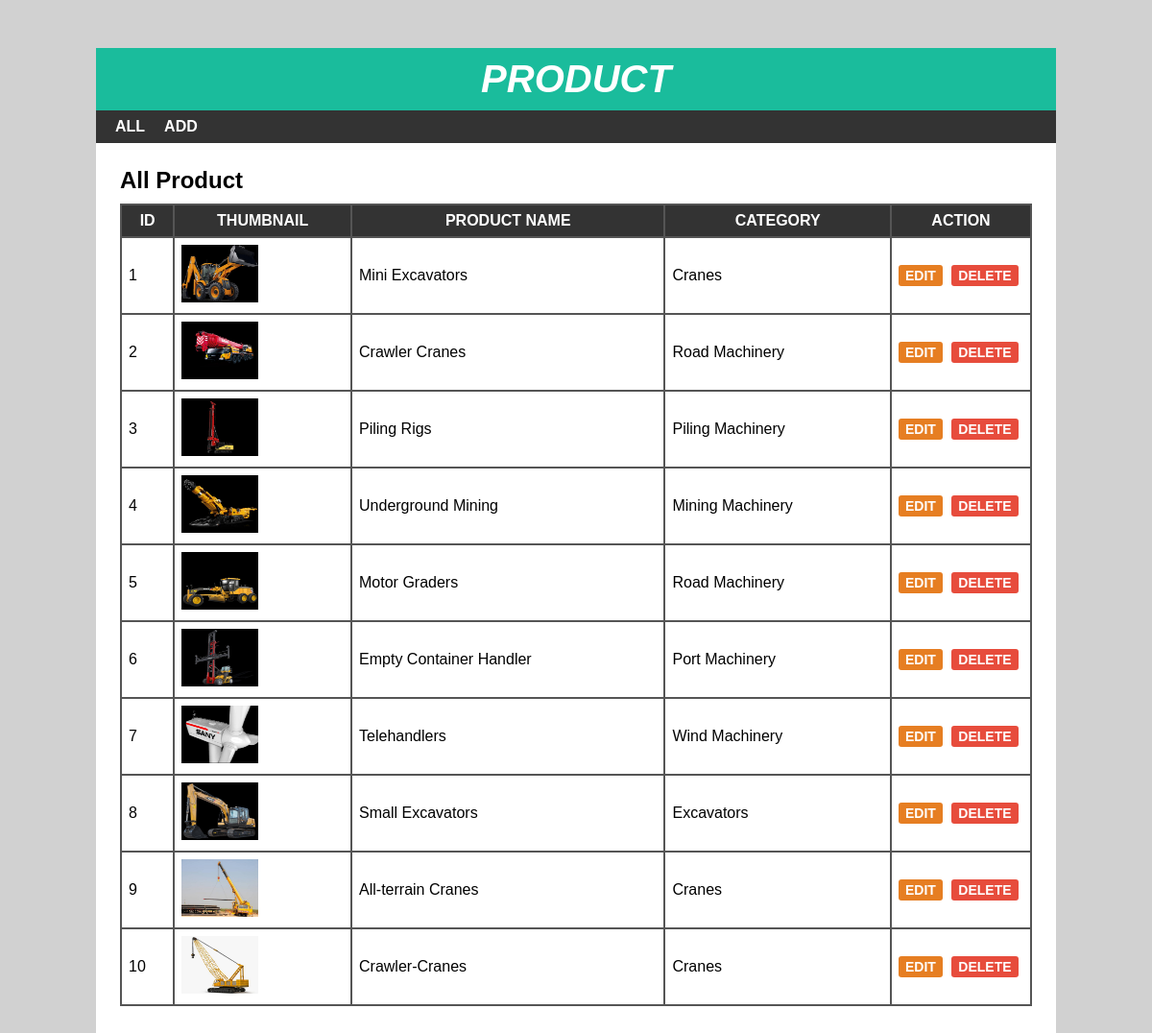
Screenshot of /admin/product/index.php with the database file from the repository.
### tables this page shows
CREATE TABLE IF NOT EXISTS `products` (
  `prod_id` int NOT NULL AUTO_INCREMENT,
  `category_id` int DEFAULT NULL,
  `product_name` varchar(255) NOT NULL,
  `thumbnail` varchar(255) NOT NULL,
  PRIMARY KEY (`prod_id`)
);

CREATE TABLE IF NOT EXISTS `categories` (
  `cat_id` int NOT NULL AUTO_INCREMENT,
  `category_name` varchar(40) DEFAULT NULL,
  PRIMARY KEY (`cat_id`)
);

### admin/product/index.php (the view)
<?php
include 'header.php';
?>
<div id="main-content">
<h2>All Product</h2>
    <?php
    require_once "config.php";
    $sql = "SELECT * FROM products JOIN categories WHERE products.category_id = categories.cat_id";
    $result = mysqli_query($conn, $sql) or die("Query Failed!");
    if(mysqli_num_rows($result) > 0){
    ?>
    <table cellpadding="7px">
        <thead>
        <th>Id</th>
        <th>Thumbnail</th>
        <th>Product Name</th>
        <th>Category</th>
        <th>Action</th>
        </thead>
        <tbody>
            <?php
            $counter=0;
            while($row = mysqli_fetch_assoc($result)){
            ?>
            <tr>
                <td>
                <?php echo $counter=$counter+1;   ?>
                </td>
                <td> <img src="<?php echo 'http://' . $_SERVER['HTTP_HOST'] . '/sany/admin/product/' . $row['thumbnail']; ?>" alt="" style="width: 80px; height: 60px;"> </td>
                <td><?php echo $row['product_name']; ?></td>
                <td><?php echo $row['category_name']; ?></td>
                <td>
                    <a href='edit.php?id=<?php echo $row['prod_id']; ?>'>Edit</a>
                    <a href='deleteProduct.php?id=<?php echo $row['prod_id']; ?>'>Delete</a>
                </td>
            </tr>
            <?php   } ?>
        </tbody>
    </table>
    <?php
    }
    ?>
</div>
</div>
</body>
</html>

### admin/product/header.php (shortened to what this page needs)
<!DOCTYPE html>
<html lang="en">
<head>
  <link rel="stylesheet" href="css/style.css">
</head>
<body>
    <div id="wrapper">
        <div id="header">
            <h1>Product</h1>
        </div>
        <div id="menu">
            <ul>
                <li>
                    <a href="index.php">All</a>
                </li>
                <li>
                    <a href="add.php">Add</a>
                </li>
            </ul>
        </div>

### admin/product/css/style.css (style rules this page uses)
body { font:16px arial; margin: 0; padding: 0; background: #d1d1d1; }
#wrapper { width: 1000px; margin: 50px auto 0; background-color: #fff; }
#header { text-align: center; background-color: #1abc9c; padding: 10px; }
#header h1 { color: #fff; font-size: 40px; font-style: italic; font-weight: 700; text-transform: uppercase; margin: 0; }
#menu { background-color: #333; }
#menu ul { font-size: 0; padding: 0 10px; margin: 0; list-style: none; }
#menu ul li { display: inline-block; }
#menu ul li a { color: #fff; font-size: 16px; font-weight: 600; padding: 8px 10px; display: block; text-decoration: none; text-transform: uppercase; transition: all 0.3s ease; }
#main-content { padding: 25px; min-height: 400px; }
#main-content h2 { margin: 0 0 10px; text-transform: capitalize; }
#main-content table { width: 100%; background-color: #555; margin: 0 0 20px; }
#main-content table th { color: #fff; background-color: #333; text-transform: uppercase; }
#main-content table th:last-child { width: 130px; }
#main-content table td { background-color: #fff; }
#main-content table td a { font-size: 14px; font-weight: 600; text-transform: uppercase; padding: 3px 7px; color: #fff; background-color: #e67e22; text-decoration: none; border-radius: 3px; }
#main-content table td a:nth-child(2) { background-color: #e74c3c; margin: 0 0 0 5px; }

### rows the page displays
products: thumbnail (picture), product_name "Mini Excavators", category.category_name "Cranes"
products: counter "2", thumbnail (picture), product_name "Crawler Cranes", category.category_name "Road Machinery"
products: counter "3", thumbnail (picture), product_name "Piling Rigs", category.category_name "Piling Machinery"
products: counter "4", thumbnail (picture), product_name "Underground Mining", category.category_name "Mining Machinery"
products: counter "5", thumbnail (picture), product_name "Motor Graders", category.category_name "Road Machinery"
products: counter "6", thumbnail (picture), product_name "Empty Container Handler", category.category_name "Port Machinery"
products: counter "7", thumbnail (picture), product_name "Telehandlers", category.category_name "Wind Machinery"
products: counter "8", thumbnail (picture), product_name "Small Excavators", category.category_name "Excavators"
products: counter "9", thumbnail (picture), product_name "All-terrain Cranes", category.category_name "Cranes"
products: counter "10", thumbnail (picture), product_name "Crawler-Cranes", category.category_name "Cranes"
